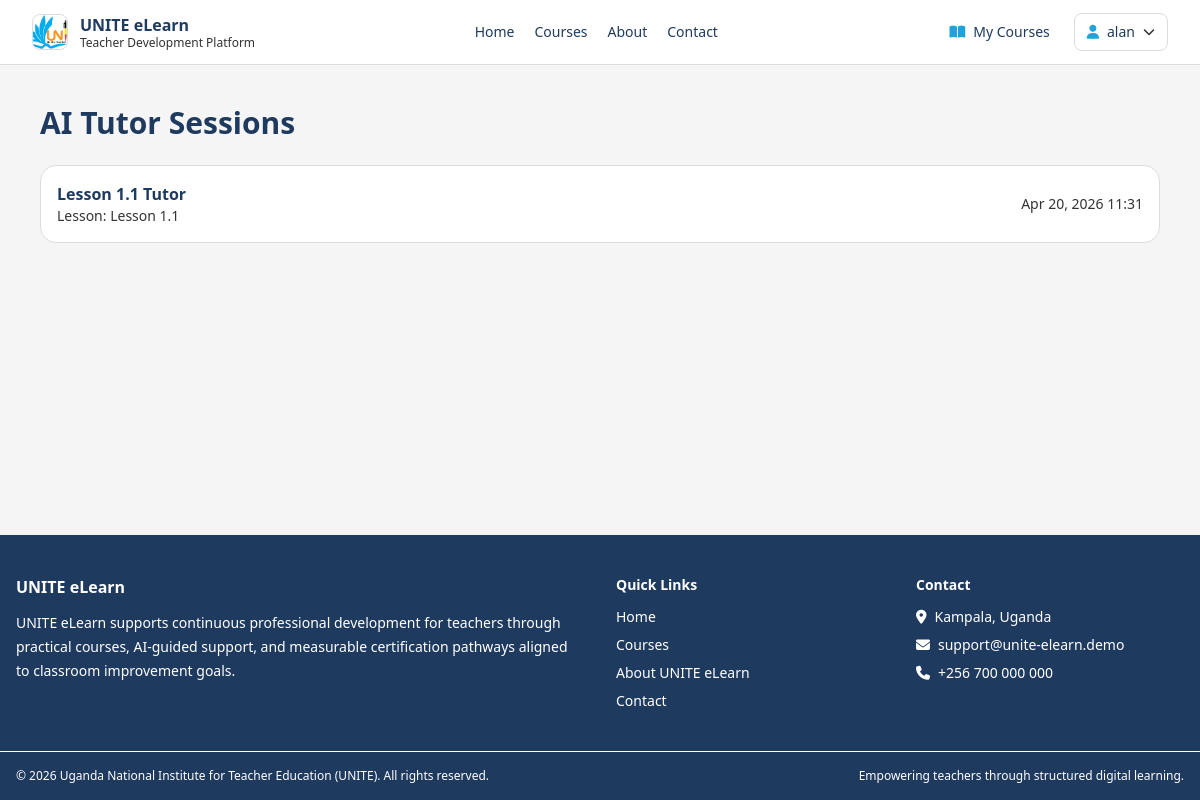
/ai/history/ (signed in), run on an earlier commit of the app's database.
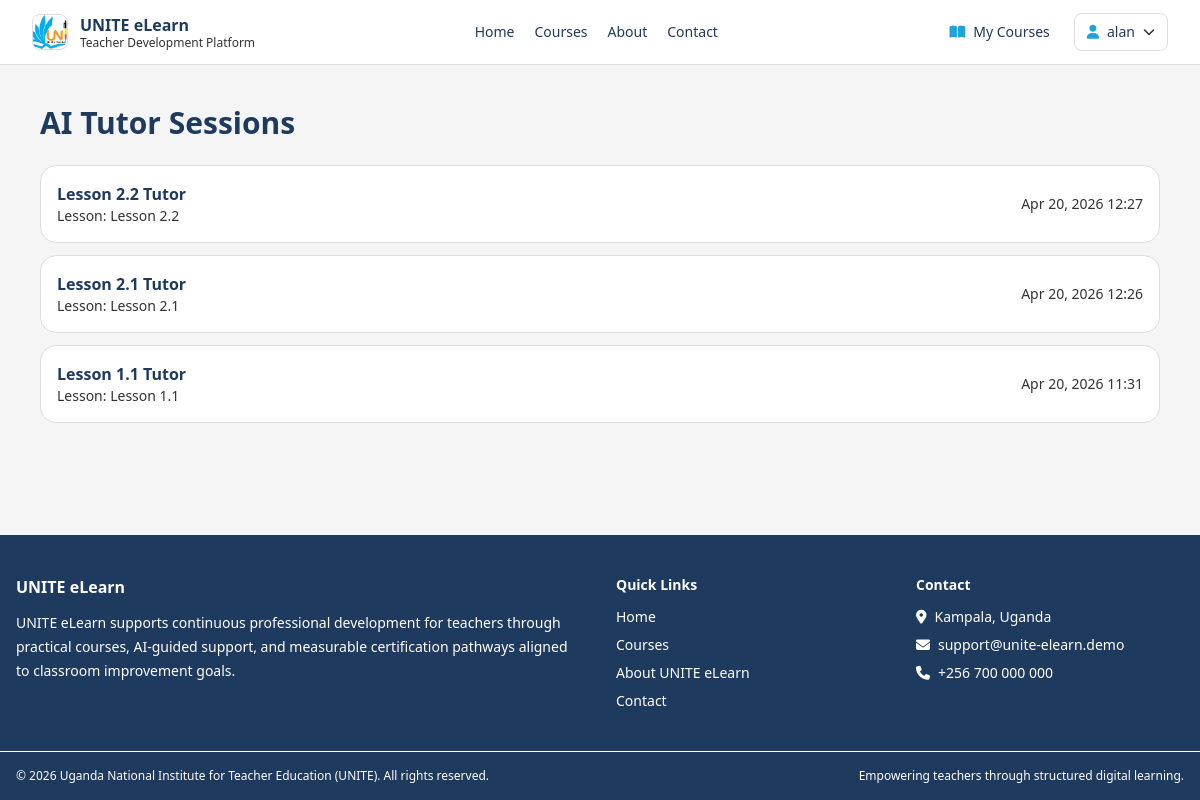
And on a later commit of the database.
### ai_tutor/models.py (models this page shows, shortened)
class ChatSession(models.Model):
    user = models.ForeignKey(User, on_delete=models.CASCADE, related_name="chat_sessions")
    course = models.ForeignKey(Course, on_delete=models.SET_NULL, null=True, blank=True, related_name="chat_sessions")
    lesson = models.ForeignKey(Lesson, on_delete=models.SET_NULL, null=True, blank=True, related_name="chat_sessions")
    title = models.CharField(max_length=255, blank=True)
    created_at = models.DateTimeField(auto_now_add=True)
    updated_at = models.DateTimeField(auto_now=True)
    class Meta:
        ordering = ["-updated_at"]

### courses/models.py (models this page shows, shortened)
class Lesson(models.Model):
    TYPE_VIDEO = "video"
    TYPE_READING = "reading"
    TYPE_ASSIGNMENT = "assignment"
    TYPE_CHOICES = [
        (TYPE_VIDEO, "Video"),
        (TYPE_READING, "Reading"),
        (TYPE_ASSIGNMENT, "Assignment"),
    ]
    module = models.ForeignKey(Module, on_delete=models.CASCADE, related_name="lessons")
    title = models.CharField(max_length=255)
    order = models.PositiveIntegerField(default=1)
    lesson_type = models.CharField(max_length=20, choices=TYPE_CHOICES, default=TYPE_READING)
    duration_minutes = models.PositiveIntegerField(null=True, blank=True)
    content = models.TextField()
    summary = models.TextField(blank=True)
    ai_summary = models.TextField(blank=True)
    ai_keywords = models.TextField(blank=True)
    video_url = models.URLField(blank=True)
    downloadable_material_url = models.URLField(blank=True)
    class Meta:
        ordering = ["module", "order", "id"]

### ai_tutor/views.py (the view)
# urls.py: path("ai/history/", views.chat_history_view, name="history"),
@login_required
def chat_history_view(request):
    sessions = ChatSession.objects.filter(user=request.user).select_related("course", "lesson")
    return render(request, "ai_tutor/history.html", {"sessions": sessions})

### ai_tutor/templates/ai_tutor/history.html (shortened to what this page needs)
{% extends 'base.html' %}
{% block content %}
<div class="max-w-6xl mx-auto px-4 py-10">
    <h1 class="text-3xl font-bold mb-6 text-unite-navy-500">AI Tutor Sessions</h1>
    <div class="space-y-3">
        {% for session in sessions %}
            <a href="{% url 'ai_tutor:chat' %}?session_id={{ session.id }}" class="block bg-white border border-unite-gray-300 rounded-2xl p-4 hover:bg-unite-gray-100">
                <div class="flex justify-between items-center">
                    <div>
                        <p class="font-semibold text-unite-navy-500">{{ session.title|default:'AI Tutor Session' }}</p>
                        <p class="text-sm text-unite-text-main">
                            {% if session.lesson %}Lesson: {{ session.lesson.title }}{% elif session.course %}Course: {{ session.course.title }}{% else %}General{% endif %}
                        </p>
                    </div>
                    <p class="text-sm text-unite-text-main">{{ session.updated_at|date:"M d, Y H:i" }}</p>
                </div>
            </a>
        {% endfor %}
    </div>
</div>
{% endblock %}

### core/templates/base.html (shortened to what this page needs)
{% load static %}
<!DOCTYPE html>
<html lang="en">
<head>
    <link rel="stylesheet" href="https://cdnjs.cloudflare.com/ajax/libs/font-awesome/6.7.2/css/all.min.css">
    <script src="https://cdn.tailwindcss.com"></script>
</head>
<body class="bg-unite-gray-100 text-unite-navy-500 min-h-screen flex flex-col">
    {% include 'partials/navbar.html' %}
    <main class="flex-grow page-fade">
        {% block content %}{% endblock %}
    </main>
    {% include 'partials/footer.html' %}
</body>
</html>

### core/templates/partials/navbar.html (shortened to what this page needs)
{% load static %}
<nav class="bg-white border-b border-unite-gray-300 sticky top-0 z-40 no-print">
    <div class="max-w-7xl mx-auto px-4 sm:px-6 lg:px-8">
        <div class="flex justify-between h-16 items-center gap-5">
            <a href="{% url 'core:home' %}" class="flex items-center gap-3 min-w-fit">
                <img src="{% static 'UNITE_Logo.png' %}" alt="UNITE logo" class="h-9 w-9 rounded-lg object-cover border border-unite-gray-300">
                <div>
                    <p class="font-bold text-unite-navy-500 leading-tight">UNITE eLearn</p>
                    <p class="text-xs text-unite-text-main leading-tight">Teacher Development Platform</p>
                </div>
            </a>
            <div class="hidden md:flex items-center gap-5 text-sm">
                <a class="hover:text-unite-blue-500 transition-colors" href="{% url 'core:home' %}">Home</a>
                <a class="hover:text-unite-blue-500 transition-colors" href="{% url 'courses:list' %}">Courses</a>
                <a class="hover:text-unite-blue-500 transition-colors" href="{% url 'core:about' %}">About</a>
                <a class="hover:text-unite-blue-500 transition-colors" href="{% url 'core:about' %}#contact">Contact</a>
            </div>
            <div class="flex items-center gap-2 sm:gap-3 text-sm">
                {% if request.user.is_authenticated %}
                    <a class="hidden sm:inline-flex items-center gap-2 px-3 py-2 rounded-lg hover:bg-unite-gray-100 transition-colors" href="{% url 'courses:my-courses' %}">
                        <i class="fa-solid fa-book-open text-unite-blue-500"></i> My Courses
                    </a>
                    <details class="relative">
                        <summary class="list-none cursor-pointer px-3 py-2 rounded-lg border border-unite-gray-300 bg-white hover:bg-unite-gray-100 flex items-center gap-2">
                            <i class="fa-solid fa-user text-unite-blue-500"></i>
                            <span class="hidden sm:inline">{{ request.user.username }}</span>
                            <i class="fa-solid fa-chevron-down text-xs text-unite-text-main"></i>
                        </summary>
                    </details>
                {% else %}
                    <a class="px-3 py-2 rounded-lg hover:bg-unite-gray-100" href="{% url 'accounts:login' %}">Login</a>
                    <a class="px-4 py-2 rounded-lg bg-unite-orange-500 hover:bg-unite-orange-600 text-white transition-colors" href="{% url 'accounts:register' %}">Register</a>
                {% endif %}
            </div>
        </div>
    </div>
</nav>

### core/templates/partials/footer.html
<footer class="bg-unite-navy-500 text-white mt-16 no-print">
    <div class="max-w-7xl mx-auto px-4 py-10 grid md:grid-cols-4 gap-8 text-sm">
        <div class="md:col-span-2">
            <h3 class="font-semibold text-white text-base">UNITE eLearn</h3>
            <p class="mt-3 text-white leading-6 max-w-xl">
                UNITE eLearn supports continuous professional development for teachers through practical courses,
                AI-guided support, and measurable certification pathways aligned to classroom improvement goals.
            </p>
        </div>
        <div>
            <h4 class="font-semibold text-white">Quick Links</h4>
            <ul class="mt-3 space-y-2">
                <li><a class="hover:text-white" href="{% url 'core:home' %}">Home</a></li>
                <li><a class="hover:text-white" href="{% url 'courses:list' %}">Courses</a></li>
                <li><a class="hover:text-white" href="{% url 'core:about' %}">About UNITE eLearn</a></li>
                <li><a class="hover:text-white" href="{% url 'core:about' %}#contact">Contact</a></li>
            </ul>
        </div>
        <div id="contact">
            <h4 class="font-semibold text-white">Contact</h4>
            <ul class="mt-3 space-y-2 text-white">
                <li><i class="fa-solid fa-location-dot mr-2"></i>Kampala, Uganda</li>
                <li><i class="fa-solid fa-envelope mr-2"></i>support@unite-elearn.demo</li>
                <li><i class="fa-solid fa-phone mr-2"></i>+256 700 000 000</li>
            </ul>
        </div>
    </div>
    <div class="border-t border-white">
        <div class="max-w-7xl mx-auto px-4 py-4 text-xs text-white flex flex-wrap justify-between gap-2">
            <p>&copy; {% now "Y" %} Uganda National Institute for Teacher Education (UNITE). All rights reserved.</p>
            <p>Empowering teachers through structured digital learning.</p>
        </div>
    </div>
</footer>

### core/templates/base.html (style rules this page uses)
body { font-family: "Segoe UI", Tahoma, Geneva, Verdana, sans-serif; }
.page-fade { animation: fadeIn .25s ease-out; }

What changed in the data, as far as the page shows it:
added ChatSession: title "Lesson 2.2 Tutor", lesson "Lesson 2.2", updated_at "Apr 20, 2026 12:27"
added ChatSession: title "Lesson 2.1 Tutor", lesson "Lesson 2.1", updated_at "Apr 20, 2026 12:26"
